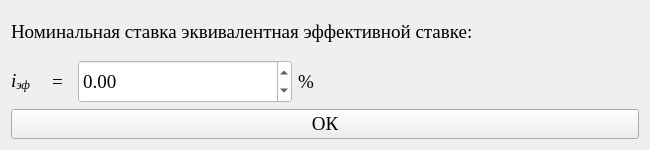
<?xml version="1.0" encoding="UTF-8"?>
<ui version="4.0">
 <class>Form</class>
 <widget class="QWidget" name="Form">
  <property name="geometry">
   <rect>
    <x>0</x>
    <y>0</y>
    <width>650</width>
    <height>150</height>
   </rect>
  </property>
  <property name="minimumSize">
   <size>
    <width>650</width>
    <height>150</height>
   </size>
  </property>
  <property name="maximumSize">
   <size>
    <width>650</width>
    <height>150</height>
   </size>
  </property>
  <property name="windowTitle">
   <string>Установление соответствия между эффективной ставкой</string>
  </property>
  <property name="styleSheet">
   <string notr="true"/>
  </property>
  <layout class="QGridLayout" name="gridLayout_3">
   <item row="0" column="0">
    <layout class="QGridLayout" name="gridLayout_2">
     <item row="0" column="0">
      <widget class="QLabel" name="label_39">
       <property name="minimumSize">
        <size>
         <width>300</width>
         <height>0</height>
        </size>
       </property>
       <property name="maximumSize">
        <size>
         <width>16777215</width>
         <height>16777215</height>
        </size>
       </property>
       <property name="font">
        <font>
         <family>Times New Roman</family>
         <pointsize>14</pointsize>
        </font>
       </property>
       <property name="text">
        <string>&lt;html&gt;&lt;head/&gt;&lt;body&gt;&lt;p&gt;Номинальная ставка эквивалентная эффективной ставке:&lt;/p&gt;&lt;/body&gt;&lt;/html&gt;</string>
       </property>
      </widget>
     </item>
     <item row="1" column="0">
      <layout class="QGridLayout" name="gridLayout">
       <item row="0" column="0">
        <layout class="QGridLayout" name="gridLayout_18" columnstretch="0,0,0,1">
         <item row="0" column="2">
          <widget class="QDoubleSpinBox" name="doubleSpinBox_10">
           <property name="enabled">
            <bool>false</bool>
           </property>
           <property name="minimumSize">
            <size>
             <width>214</width>
             <height>25</height>
            </size>
           </property>
           <property name="maximumSize">
            <size>
             <width>16777215</width>
             <height>220</height>
            </size>
           </property>
           <property name="font">
            <font>
             <family>Times New Roman</family>
             <pointsize>14</pointsize>
            </font>
           </property>
           <property name="styleSheet">
            <string notr="true">color: black; background-color: white;</string>
           </property>
           <property name="decimals">
            <number>2</number>
           </property>
           <property name="minimum">
            <double>-999999999.000000000000000</double>
           </property>
           <property name="maximum">
            <double>999999999.000000000000000</double>
           </property>
           <property name="singleStep">
            <double>0.001000000000000</double>
           </property>
           <property name="value">
            <double>0.000000000000000</double>
           </property>
          </widget>
         </item>
         <item row="0" column="3">
          <widget class="QLabel" name="label_40">
           <property name="minimumSize">
            <size>
             <width>60</width>
             <height>0</height>
            </size>
           </property>
           <property name="maximumSize">
            <size>
             <width>16777215</width>
             <height>16777215</height>
            </size>
           </property>
           <property name="font">
            <font>
             <family>Times New Roman</family>
             <pointsize>14</pointsize>
            </font>
           </property>
           <property name="text">
            <string>%</string>
           </property>
          </widget>
         </item>
         <item row="0" column="0">
          <widget class="QLabel" name="label_41">
           <property name="minimumSize">
            <size>
             <width>35</width>
             <height>0</height>
            </size>
           </property>
           <property name="maximumSize">
            <size>
             <width>16777215</width>
             <height>16777215</height>
            </size>
           </property>
           <property name="font">
            <font>
             <family>Times New Roman</family>
             <pointsize>14</pointsize>
             <italic>true</italic>
            </font>
           </property>
           <property name="text">
            <string>&lt;html&gt;&lt;head/&gt;&lt;body&gt;&lt;p&gt;i&lt;span style=&quot; vertical-align:sub;&quot;&gt;эф&lt;/span&gt;&lt;/p&gt;&lt;/body&gt;&lt;/html&gt;</string>
           </property>
          </widget>
         </item>
         <item row="0" column="1">
          <widget class="QLabel" name="label_38">
           <property name="minimumSize">
            <size>
             <width>20</width>
             <height>0</height>
            </size>
           </property>
           <property name="maximumSize">
            <size>
             <width>16777215</width>
             <height>16777215</height>
            </size>
           </property>
           <property name="font">
            <font>
             <family>Times New Roman</family>
             <pointsize>14</pointsize>
            </font>
           </property>
           <property name="text">
            <string>=</string>
           </property>
          </widget>
         </item>
        </layout>
       </item>
      </layout>
     </item>
    </layout>
   </item>
   <item row="1" column="0">
    <widget class="QPushButton" name="pushButton">
     <property name="maximumSize">
      <size>
       <width>16777215</width>
       <height>16777215</height>
      </size>
     </property>
     <property name="font">
      <font>
       <family>Times New Roman</family>
       <pointsize>14</pointsize>
      </font>
     </property>
     <property name="styleSheet">
      <string notr="true"/>
     </property>
     <property name="text">
      <string>ОК</string>
     </property>
    </widget>
   </item>
  </layout>
 </widget>
 <resources/>
 <connections/>
</ui>
